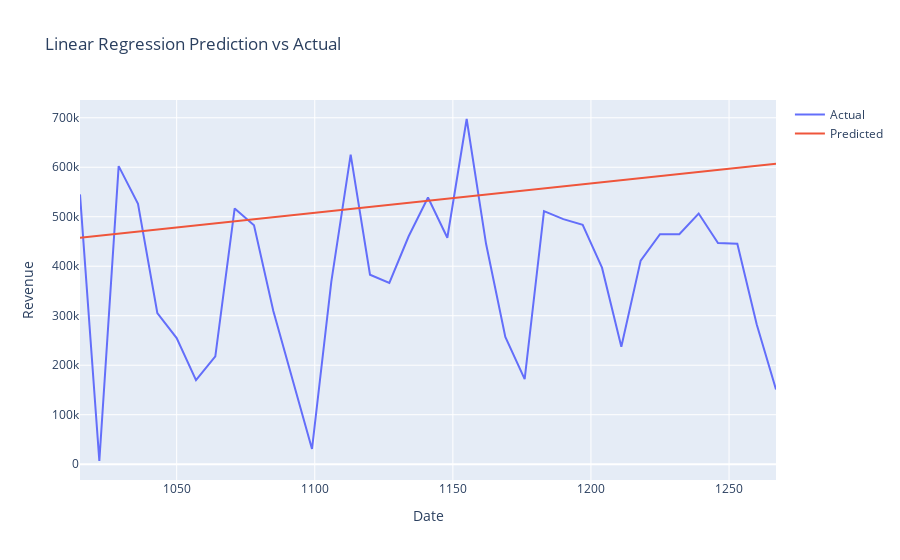
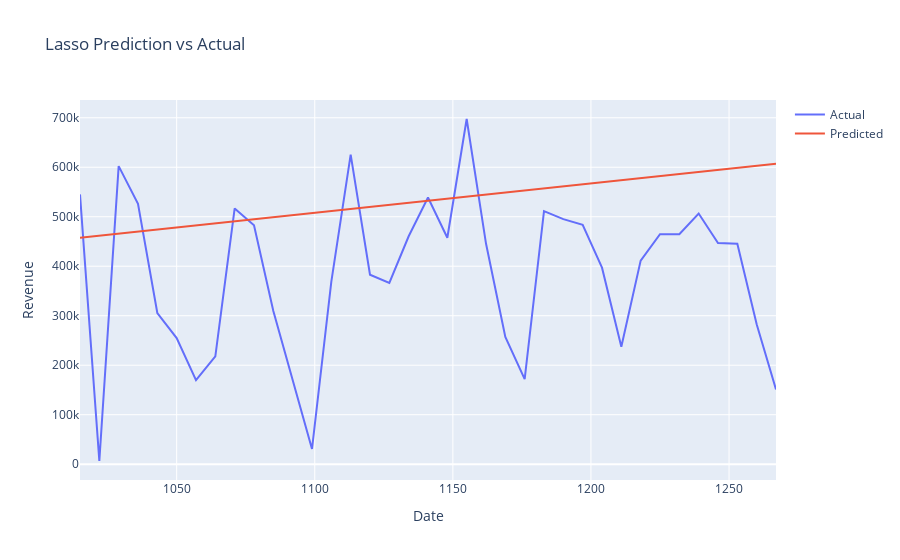
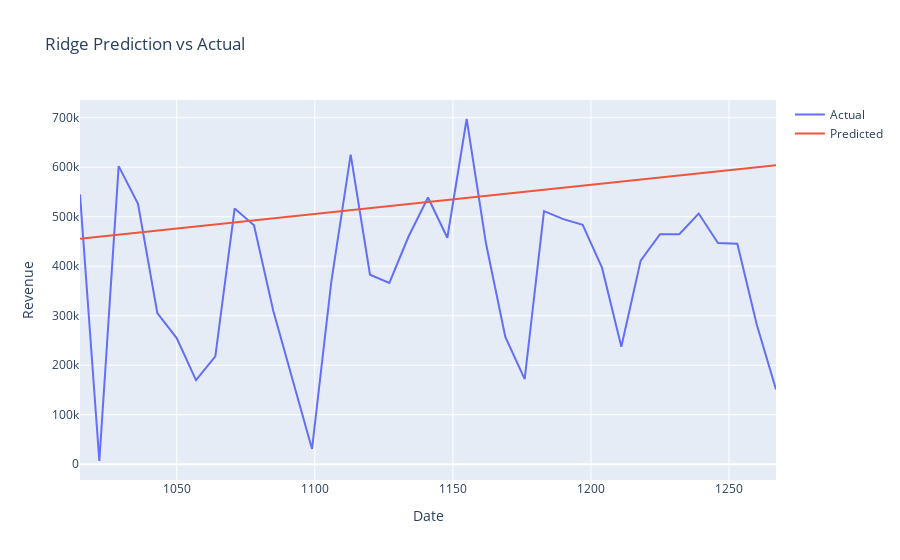
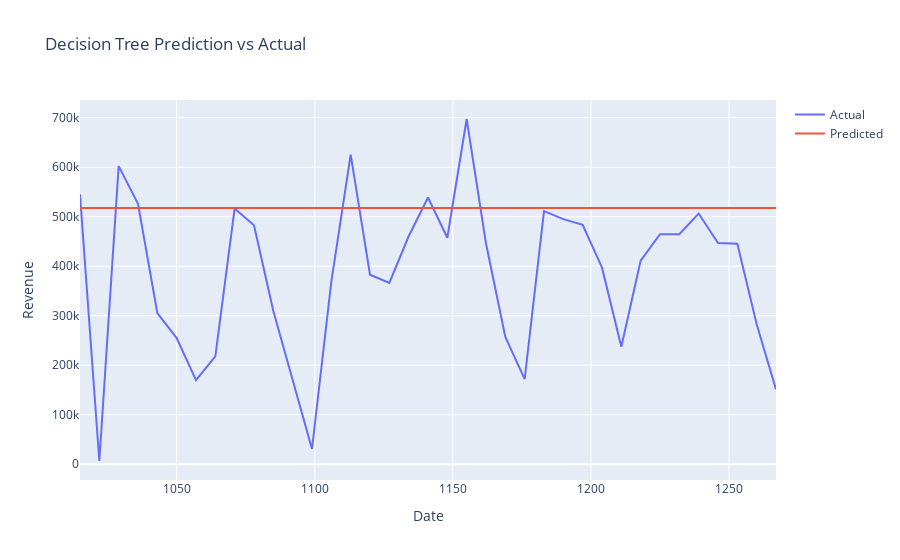

Write notebook code for charts like these, in order.
### Code cell
import plotly.graph_objects as go

# Hiển thị kết quả
def display_results(results, predictions, X_test, y_test):
    results_df = pd.DataFrame(results).T
    print(results_df)
    
    # Vẽ biểu đồ dự đoán so với thực tế
    for name, y_pred in predictions.items():
        fig = go.Figure()
        fig.add_trace(go.Scatter(x=X_test, y=y_test, mode='lines', name='Actual'))
        fig.add_trace(go.Scatter(x=X_test, y=y_pred, mode='lines', name='Predicted'))
        fig.update_layout(title=f'{name} Prediction vs Actual', xaxis_title='Date', yaxis_title='Revenue')
        fig.show()
    
    # Trực quan hóa kết quả so sánh
    for metric in ['MAE', 'MSE', 'R^2', 'AIC']:
        fig = go.Figure()
        fig.add_trace(go.Bar(x=results_df.index, y=results_df[metric], name=metric))
        fig.update_layout(
            title=f'Comparison of Models based on {metric}',
            xaxis_title='Model',
            yaxis_title=metric,
            barmode='group'
        )
        fig.show()

# Hiển thị kết quả hồi quy đơn biến
display_results(results_single, predictions_single, X_test_single.flatten(), y_test_single)

# Hiển thị kết quả hồi quy đa biến
display_results(results_multi, predictions_multi, X_test_multi.index, y_test_multi)
